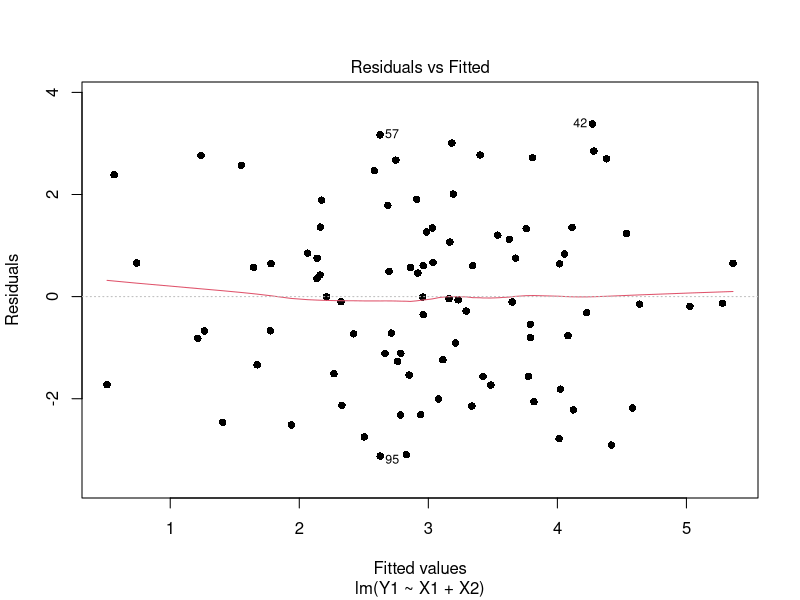
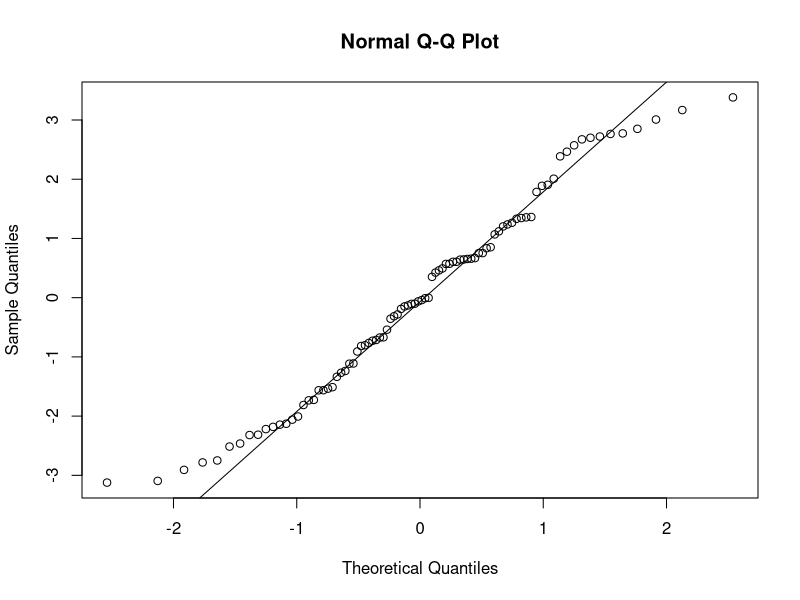

Source code (R) for these figures, in order:
## ---- chunk 1
knitr::opts_chunk$set(echo = TRUE)
## ---- chunk 2
RawData <- read.table("RegD1.txt", header=T)
#Considering every tenth data
test = seq(10,nrow(RawData),by=10)
#trainData
trainData <- RawData[-test,]
print("head of training data")
print(head(trainData))
#testData
testData <- RawData[test,]
print("head of testing data")
print(head(testData))
## ---- chunk 3

model <- lm(Y1~X1+X2, data=trainData)
summary(model)
## ---- chunk 4
library(broom)
model.diag.metrics <- augment(model)
head(model.diag.metrics)
## ---- chunk 5
plot(model, pch=16, which=1)
## ---- chunk 6
# library(ggplot2)
# ggplot(model.diag.metrics, aes(Y1, X1, X2)) +
#   geom_point() +
#   stat_smooth(method = lm, se = FALSE) +
#   geom_segment(aes(xend = Y1, yend = .fitted), color = "red", size = 0.3)
## ---- chunk 7
#library(car)
library(stats)
qqnorm(residuals(model))
qqline(residuals(model))
